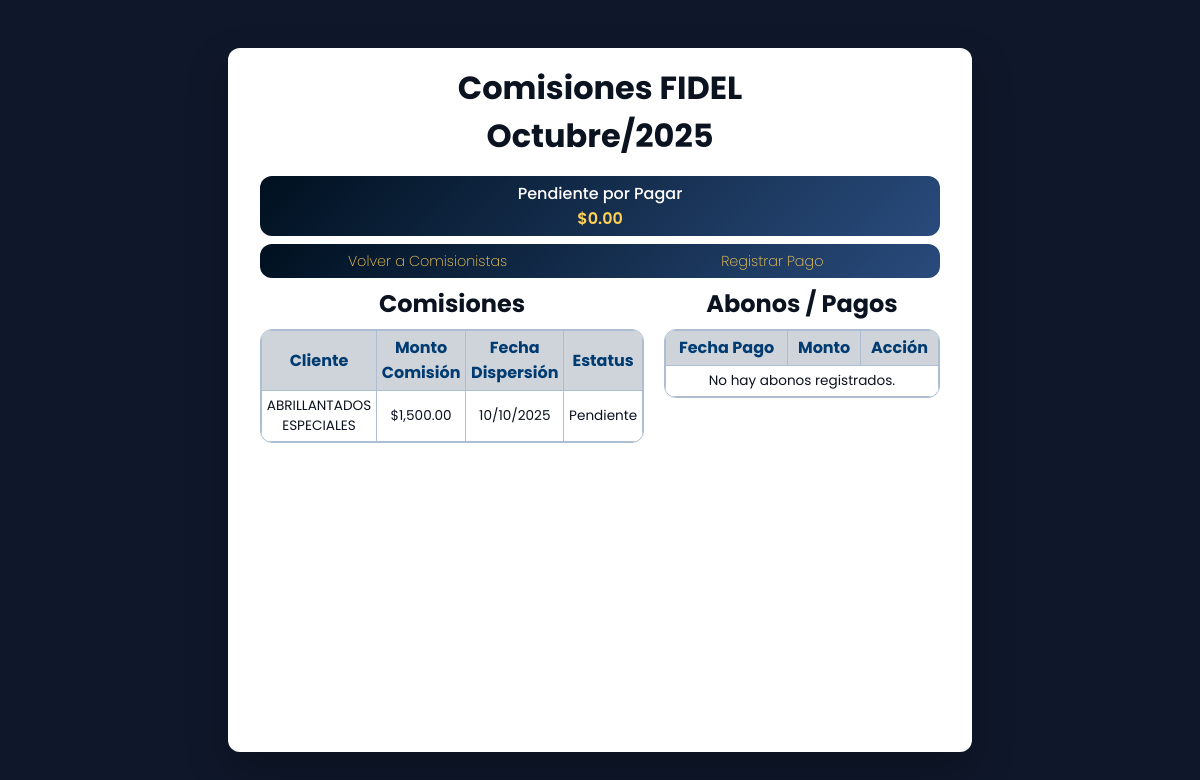
The page /comisiones/detalle/FIDEL/ (signed in) on the database its author committed.
### comisiones/models.py (models this page shows, shortened)
class Comision(models.Model):
    dispersion = models.ForeignKey(Dispersion, on_delete=models.CASCADE, related_name="comisiones")
    cliente = models.ForeignKey(Cliente, on_delete=models.CASCADE)
    comisionista = models.CharField(max_length=255)
    porcentaje = models.DecimalField(max_digits=5, decimal_places=2)
    monto = models.DecimalField(max_digits=12, decimal_places=2)
    fecha = models.DateTimeField(auto_now_add=True)
    estatus = models.CharField(max_length=50, default='Pendiente')

### clientes/models.py (models this page shows, shortened)
class Cliente(models.Model):
    servicio = models.CharField(max_length=100)
    comision_procom = models.FloatField(blank=True, null=True)
    factura = models.CharField(blank=True, null=True)
    nombre = models.CharField(max_length=150)
    utilidad_enrok = models.FloatField(blank=True, null=True)
    comisionista_1 = models.CharField(max_length=100, blank=True, null=True)
    porcentaje_1 = models.FloatField(blank=True, null=True)
    comisionista_2 = models.CharField(max_length=100, blank=True, null=True)
    porcentaje_2 = models.FloatField(blank=True, null=True)
    comisionista_3 = models.CharField(max_length=100, blank=True, null=True)
    porcentaje_3 = models.FloatField(blank=True, null=True)
    comisionista_4 = models.CharField(max_length=100, blank=True, null=True)
    porcentaje_4 = models.FloatField(blank=True, null=True)
    comisionista_5 = models.CharField(max_length=100, blank=True, null=True)
    porcentaje_5 = models.FloatField(blank=True, null=True)
    comisionista_6 = models.CharField(max_length=100, blank=True, null=True)
    porcentaje_6 = models.FloatField(blank=True, null=True)
    comisionista_7 = models.CharField(max_length=100, blank=True, null=True)
    porcentaje_7 = models.FloatField(blank=True, null=True)
    comisionista_8 = models.CharField(max_length=100, blank=True, null=True)
    porcentaje_8 = models.FloatField(blank=True, null=True)
    comisionista_9 = models.CharField(max_length=100, blank=True, null=True)
    porcentaje_9 = models.FloatField(blank=True, null=True)
    fecha_registro = models.DateTimeField(auto_now_add=True)

### dispersiones/models.py (models this page shows, shortened)
class Dispersion(models.Model):
    fecha = models.DateTimeField(default=timezone.now)
    cliente = models.ForeignKey(Cliente, on_delete=models.CASCADE)
    factura = models.CharField(max_length=100)
    num_factura = models.CharField(max_length=100, blank=True, null=True)
    monto = models.DecimalField(max_digits=12, decimal_places=2)
    comision = models.DecimalField(max_digits=12, decimal_places=2, editable=False)
    num_factura_honorarios = models.CharField(max_length=100, blank=True, null=True)
    total_honorarios = models.DecimalField(max_digits=12, decimal_places=2, editable=False)
    estatus = models.CharField(max_length=50)
    comentarios = models.TextField(blank=True, null=True)
    estatus_periodo = models.CharField(max_length=50)
    estatus_pago = models.CharField(max_length=50, default="Pendiente")
    comision_procom = models.DecimalField(max_digits=5, decimal_places=2, editable=False)

### comisiones/views.py (the view)
# urls.py: path('detalle/<str:comisionista>/', views.detalle_comisiones, name='comisiones_detalle'),
def detalle_comisiones(request, comisionista):
    from urllib.parse import urlparse, parse_qs
    volver_url = request.GET.get('volver', '/comisiones/listar/')
    parsed = urlparse(volver_url)
    query = parse_qs(parsed.query)
    mes = int(query.get('mes', [datetime.now().month])[0])
    mes_nombre = MESES_ES.get(mes, "")
    anio = int(query.get('anio', [datetime.now().year])[0])
    detalle = Comision.objects.filter(
        comisionista=comisionista,
        dispersion__fecha__month=mes,
        dispersion__fecha__year=anio
    )
    abonos = Pago.objects.filter(
        comisionista=comisionista,
        mes=mes,
        anio=anio
    ).order_by('fecha_pago')
    total_liberadas = detalle.filter(estatus='Liberado').aggregate(Sum('monto'))['monto__sum'] or 0
    total_abonos = abonos.aggregate(Sum('monto'))['monto__sum'] or 0
    pendiente_pagar = total_liberadas - total_abonos
    context = {
        'comisionista': comisionista,
        'detalle': detalle,
        'abonos': abonos,
        'next': request.get_full_path(),
        'volver_url': volver_url,
        'mes': mes,
        'mes_nombre': mes_nombre,
        'anio': anio,
        'pendiente_pagar': pendiente_pagar,
    }
    return render(request, 'comisiones/detalle.html', context)

### comisiones/templates/comisiones/detalle.html (shortened to what this page needs)
<!DOCTYPE html>
<html lang="es">
{% load humanize %}
<head>
</head>
<body>
  <div class="card">
    <h1>Comisiones {{ comisionista }}</h1>
    <h1>{{ mes_nombre }}/{{ anio }}</h1>
    <div class="pendiente-box">
      <h2>Pendiente por Pagar</h2>
      <p class="monto">${{ pendiente_pagar|floatformat:2|intcomma }}</p>
    </div>
    <div class="actions">
      <a href="{{ volver_url }}" class="btn" style="border-radius: 12px 0 0 12px">Volver a Comisionistas</a>
      <a href="{% url 'registrar_pago' comisionista %}?next={{ next|urlencode }}&mes={{ mes }}&anio={{ anio }}" class="btn" style="border-radius: 0 12px 12px 0">Registrar Pago</a>
    </div>
    <div style="display:flex; gap: 20px;">
      <div style="flex:1;">
        <h2>Comisiones</h2>
        <div style="border:1px solid #aebed2; border-radius:12px; overflow:hidden;">
          <table>
            <tr>
              <th>Cliente</th>
              <th>Monto Comisión</th>
              <th>Fecha Dispersión</th>
              <th>Estatus</th>
            </tr>
            {% for d in detalle %}
            <tr>
              <td>{{ d.cliente.nombre }}</td>
              <td>${{ d.monto|floatformat:2|intcomma }}</td>
              <td>{{ d.dispersion.fecha|date:"d/m/Y" }}</td>
              <td>{{ d.estatus }}</td>
            </tr>
            {% empty %}
            <tr>
              <td colspan="4" style="text-align:center;">No hay comisiones registradas.</td>
            </tr>
            {% endfor %}
          </table>
        </div>
      </div>
      <div style="flex:1;">
        <h2>Abonos / Pagos</h2>
        <div style="border:1px solid #aebed2; border-radius:12px; overflow:hidden;">
          <table>
            <tr>
              <th>Fecha Pago</th>
              <th>Monto</th>
              <th>Acción</th>
            </tr>
            {% for a in abonos %}
            <tr>
              <td>{{ a.fecha_pago|date:"d/m/Y" }}</td>
              <td>${{ a.monto|floatformat:2|intcomma }}</td>
              <td>
                <a href="{% url 'editar_pago' comisionista a.id %}?next={{ next|urlencode }}&mes={{ mes }}&anio={{ anio }}" class="btn_editar">Editar</a>
              </td>
            </tr>
            {% empty %}
            <tr>
              <td colspan="3" style="text-align:center;">No hay abonos registrados.</td>
            </tr>
            {% endfor %}
          </table>
        </div>
      </div>
    </div>
  </div>
</body>
</html>

### comisiones/templates/comisiones/detalle.html (style rules this page uses)
:root { --fuente-principal: 'Poppins', system-ui, -apple-system, Segoe UI, Roboto, sans-serif; }
*, *::before, *::after { font-family: var(--fuente-principal) !important; }
body { min-height: 100vh; display: grid; place-items: start center; background: #0f172a; margin: 0; padding-top: 2rem; }
.card { width: min(680px, 92vw); max-width: 1200px; margin: 1rem; min-height: 80vh; color: #0b1220; background: #ffffff; padding: 2rem; border-radius: 12px; box-shadow: 0 18px 40px rgba(0,0,0,.25); }
h1 { text-align: center; margin-bottom: 1rem; margin-top: -1rem; }
h2 { text-align: center; margin-bottom: 0.5rem; margin-top: 0rem; }
.btn { padding: 2px 8px; text-decoration: none; display: inline-block; color: #ffcf56; background: transparent; border: none; font-weight: 200; text-align: center; line-height: 30px; font-size: .9rem; box-sizing: border-box; cursor: pointer; transition: 0.3s; }
.actions { margin-top: .5rem; margin-bottom: .5rem; display: flex; gap: .6rem; justify-content: center; background: linear-gradient(135deg, #00101f 0%, #294b7c 100%); border-radius: 12px; }
.actions > a { flex: 1; text-align: center; }
.pendiente-box { position: relative; background: linear-gradient(135deg, #00101f 0%, #294b7c 100%); color: white; padding: 0.3rem; border-radius: 12px; text-align: center; display: flex; flex-direction: column; justify-content: center; align-items: center; }
.pendiente-box h2 { margin: 0; font-size: 1rem; font-weight: 500; }
.pendiente-box .monto { font-size: 1rem; font-weight: 600; margin: 0; color: #ffcf56; }
table { width: 100%; border-collapse: collapse; }
th, td { border: 1px solid #aebed2; padding: 0.3rem; text-align: center; font-size: 0.85rem; }
th { background: rgb(206, 212, 218); text-align: center; color: #003b71; font-size: 1rem; }

### rows shown on the page
Comision: cliente.nombre "ABRILLANTADOS ESPECIALES", monto "1,500.00", dispersion.fecha "10/10/2025", estatus "Pendiente"

### other values the page prints
{{ comisionista }} "FIDEL"
{{ mes_nombre }} "Octubre"
{{ anio }} "2025"
{{ pendiente_pagar|floatformat:2|intcomma }} "0.00"
